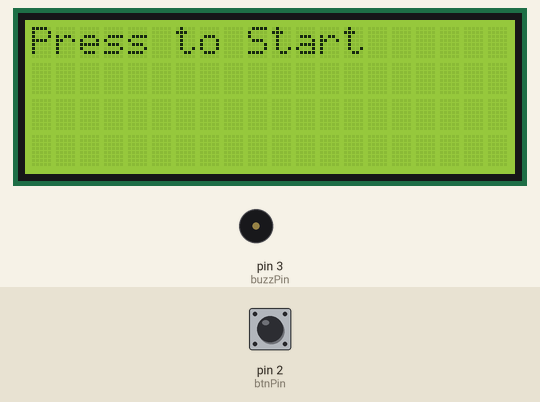
Simulated run of this sketch. Board: Arduino Uno, built with avr-gcc and run on an emulated ATmega328P. Parts: 20×4 character LCD, buzzer (waves = sounding, pin HIGH). Inputs (shaded band) come from the test bench; at power-on: pin 2 (btnPin) LOW.

Above: at 1.2 s.
1.3 s: pin 2 (btnPin) pulled HIGH for 0.15 s
At 1.6 s:
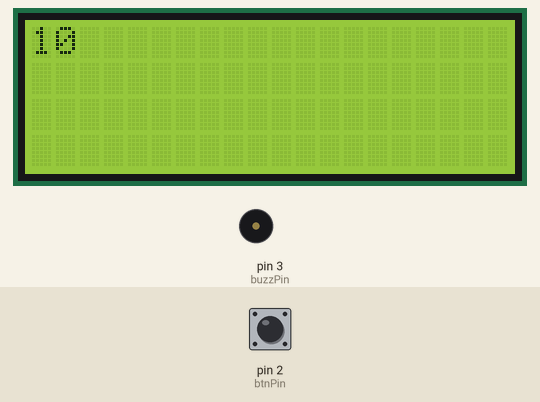
At 11.6 s:
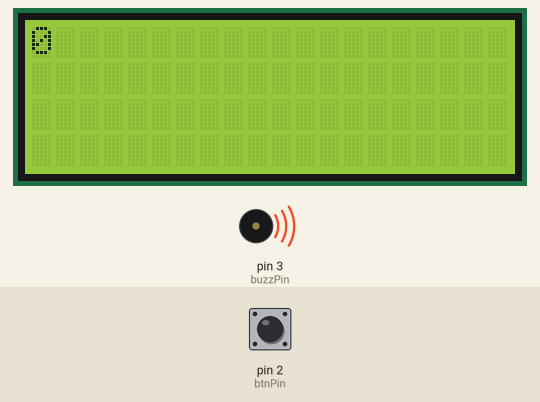
Timing chart, 0 to 12.8 s (numbered marks = the images above; inputs shaded):
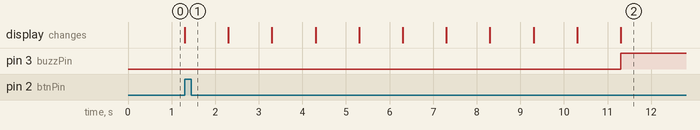

The sketch:

activity3_stopwatch.ino
```cpp
#include <LiquidCrystal_I2C.h>

#define duration 10
#define btnPin 2
#define buzzPin 3

/*
 0 = waiting for start
 1 = in count down
 2 = countdown finished
 */
int state = 0;
unsigned long startTime;
unsigned long elapsedTime;

LiquidCrystal_I2C lcd(0x27, 20, 4);

void setup() {
  lcd.init();
  lcd.backlight();
  lcd.setCursor(0, 0);
  lcd.print("Press to Start");

  pinMode(btnPin, INPUT);
  pinMode(buzzPin, OUTPUT);

  Serial.begin(9600);
}

void loop() {
  if (state == 0 && digitalRead(btnPin) == HIGH) {
    state = 1;
    startTime = millis();
    lcd.clear();
  }

  if (state == 1) {
    elapsedTime = (millis() - startTime) / 1000;

    if (elapsedTime >= duration) {
      state = 2;
      digitalWrite(buzzPin, HIGH);
    }

    lcd.setCursor(0, 0);
    lcd.print(String(10 - elapsedTime) + " ");
  }

  if (state == 2) {
    if (digitalRead(btnPin) == HIGH) {
      state = 0;
      digitalWrite(buzzPin, LOW);
      lcd.setCursor(0, 0);
      lcd.print("Press to Start");
      delay(500);
    }
  }
}
```

Measured:
- after the input at 1.3 s, pin 3 (buzzPin): LOW → HIGH after 10.0 s; the display: changes at once (image 1)
